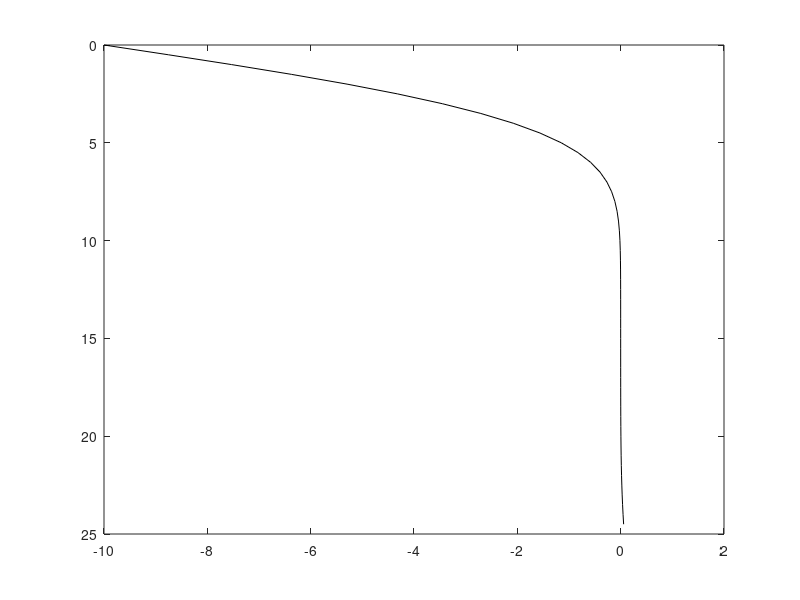

MATLAB code to generate this figure:
% FTCS diffusion model to model arctic temperatures
% Modified by Ryan Stoner jan 25 2016

clf

N = 50; % Number of dz steps
dz = 0.5;  % spacing in m
z = 0:dz:(N-1)*dz;
k = 2;   % W/mK
dt = 2.00*10^5;  % s


time= 1:dt:10^7; % All time steps
tmax= length(time);

rho = 2000; % kg/m3
Cp = 2000; % J/kg K

T = zeros(N,1);
dTdz = zeros(N,1);
q = zeros(N,1);

T(1) = -10;  % brr! -10 C
dTdz(N) = 0.025;  % K/m


for i = 1:tmax;

% put following in loop

% calculate T gradient
dTdz(1:N-1) = diff(T)/dz;

% calculate heat flux
q = -k*dTdz;

% rate of change of T
dqdz = diff(q)/dz;

% update T
T(2:N) = T(2:N) - (1/(rho*Cp))*dqdz*dt;
pause(0.01)
figure(1)
plot(transpose(T),z,'k-')
set(gca,'Ydir','reverse')

end
